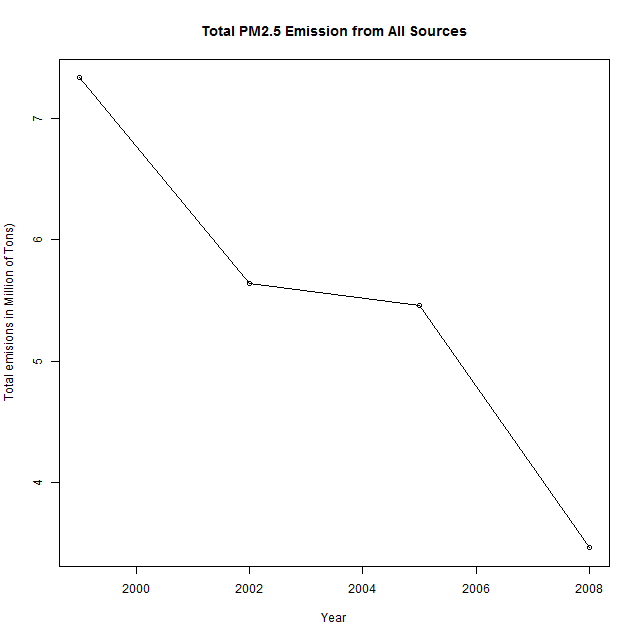

This figure's R source:
source("loadData.R")
emissionData <- tapply(NEI$Emissions/1000000, NEI$year, sum)
years <- unique(NEI$year)
png("plot1.png")
plot(years, emissionData, type = "o", main = "Total PM2.5 Emission from All Sources", xlab="Year", ylab="Total emisions in Million of Tons")
dev.off()